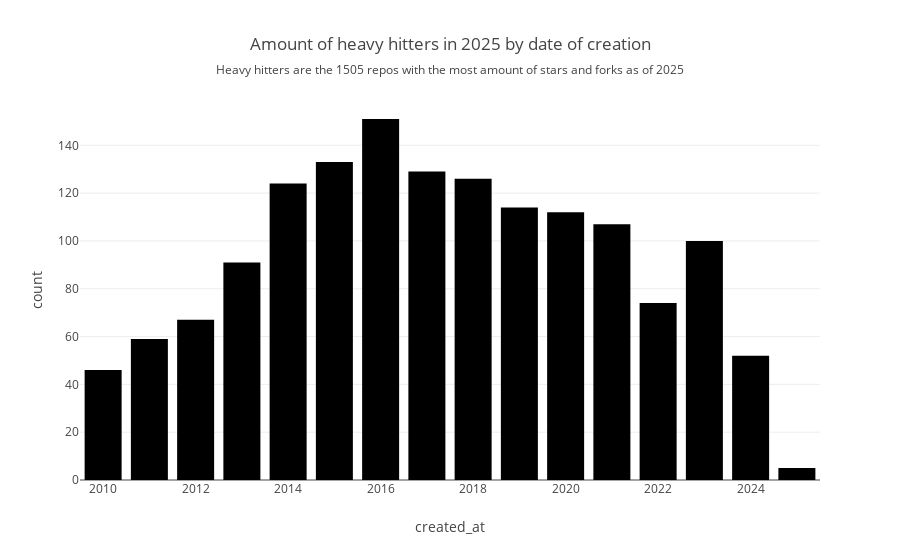

Write notebook code for a chart like this one.
### Markdown cell above
## Open-source adoption has skyrocketed

For our analysis we have scrapped the top 1000 open source repositories with the most stars and forks, obviously there is a lot of overlap in these areas and we ended up with a total of 1505 repositories to analyze.

### Code cell
date_data = data.value_counts('created_at').sort_index().reset_index()

px.bar(date_data[(date_data['created_at'] >= 2010) & (date_data['created_at'] <=2025)],
  x='created_at',
  y='count',
  title='Amount of heavy hitters in 2025 by date of creation',
  subtitle='Heavy hitters are the 1505 repos with the most amount of stars and forks as of 2025'
)

### Figure 1 — Plotly figure (JSON) as saved in the notebook; plotly's stock layout.template omitted (floating-point values rounded to 4 significant figures)
{"data": [{"hovertemplate": "created_at=%{x}<br>count=%{y}<extra></extra>", "legendgroup": "", "marker": {"color": "#000001", "pattern": {"shape": ""}}, "name": "", "orientation": "v", "showlegend": false, "textposition": "auto", "type": "bar", "x": [2010, 2011, 2012, 2013, 2014, 2015, 2016, 2017, 2018, 2019, 2020, 2021, 2022, 2023, 2024, 2025], "xaxis": "x", "y": [46, 59, 67, 91, 124, 133, 151, 129, 126, 114, 112, 107, 74, 100, 52, 5], "yaxis": "y"}], "layout": {"barmode": "relative", "legend": {"tracegroupgap": 0}, "title": {"subtitle": {"text": "Heavy hitters are the 1505 repos with the most amount of stars and forks as of 2025"}, "text": "Amount of heavy hitters in 2025 by date of creation"}, "xaxis": {"anchor": "y", "domain": [0, 1], "title": {"text": "created_at"}}, "yaxis": {"anchor": "x", "domain": [0, 1], "title": {"text": "count"}}}}
